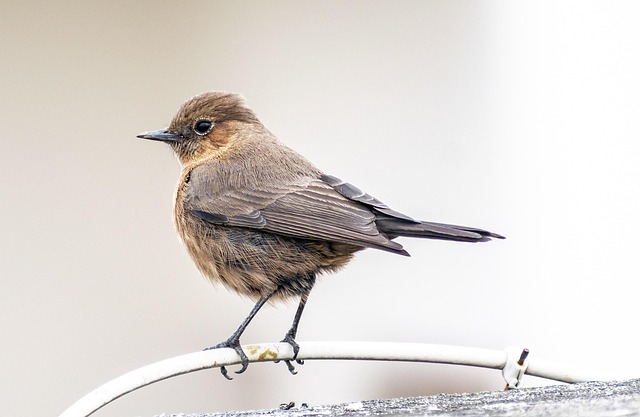
#> input picture sample/bird.jpg, 640 x 417 px
$ python main.py ../sample/bird.jpg
#> lines starting #> are read from the running program, lines starting #| are printed output that depends on the picture; after the words box and inside, x2 and y2 are one past the last pixel; in counts of white or black regions, pixels touching at a corner belong together
### P05_mini_photoshop/image_tools.py
import cv2
import numpy as np


def adjust_brightness_contrast(img, brightness, contrast):
    if brightness == 100 and contrast == 100:
        return img
    alpha = contrast / 100.0
    beta = brightness - 100
    return cv2.convertScaleAbs(img, alpha=alpha, beta=beta)

def adjust_saturation_hue(img, saturation, hue):
    if saturation == 100 and hue == 0:
        return img
    hsv = cv2.cvtColor(img, cv2.COLOR_BGR2HSV).astype(np.float32)
    if saturation != 100:
        hsv[:, :, 1] = np.clip(hsv[:, :, 1] * (saturation / 100.0), 0, 255)
    if hue != 0:
        hsv[:, :, 0] = (hsv[:, :, 0] + hue) % 180
    return cv2.cvtColor(hsv.astype(np.uint8), cv2.COLOR_HSV2BGR)


def adjust_temperature(img, val):
    if val == 100:
        return img
    b, g, r = cv2.split(img)
    shift = (val - 100) * 0.5
    r = np.clip(r.astype(np.float32) + shift, 0, 255).astype(np.uint8)
    b = np.clip(b.astype(np.float32) - shift, 0, 255).astype(np.uint8)
    return cv2.merge([b, g, r])


def apply_flip(img, val):
    if val == 0:
        return img
    if val == 1:
        return cv2.flip(img, 1)
    if val == 2:
        return cv2.flip(img, 0)
    return cv2.flip(img, -1)


def apply_rotation(img, val):
    if val == 0:
        return img
    h, w = img.shape[:2]
    center = (w / 2, h / 2)
    M = cv2.getRotationMatrix2D(center, -val, 1.0)
    return cv2.warpAffine(img, M, (w, h))


def apply_zoom(img, val):
    if val == 100:
        return img
    h, w = img.shape[:2]
    val = max(val, 10)
    if val > 100:
        crop_w = int(w * 100 / val)
        crop_h = int(h * 100 / val)
        x1 = (w - crop_w) // 2
        y1 = (h - crop_h) // 2
        cropped = img[y1:y1 + crop_h, x1:x1 + crop_w]
        return cv2.resize(cropped, (w, h))
    new_w = int(w * val / 100)
    new_h = int(h * val / 100)
    resized = cv2.resize(img, (new_w, new_h))
    canvas = np.zeros((h, w, 3), dtype=np.uint8)
    x1 = (w - new_w) // 2
    y1 = (h - new_h) // 2
    canvas[y1:y1 + new_h, x1:x1 + new_w] = resized
    return canvas


def apply_blur(img, val):
    if val == 0:
        return img
    k = val * 2 + 1
    return cv2.GaussianBlur(img, (k, k), 0)


def apply_sharpen(img, val):
    if val == 0:
        return img
    blurred = cv2.GaussianBlur(img, (5, 5), 0)
    strength = 1.0 + val / 5.0
    return cv2.addWeighted(img, strength, blurred, -(strength - 1.0), 0)


def process_image(img, params):
    result = adjust_brightness_contrast(img, params['brightness'], params['contrast'])
    result = adjust_saturation_hue(result, params['saturation'], params['hue'])
    result = adjust_temperature(result, params['temperature'])
    result = apply_flip(result, params['flip'])
    result = apply_rotation(result, params['rotation'])
    result = apply_zoom(result, params['zoom'])
    result = apply_blur(result, params['blur'])
    result = apply_sharpen(result, params['sharpen'])
    return result

### P05_mini_photoshop/main.py
import cv2
import numpy as np
import sys
import platform
from tkinter import Tk, filedialog
from image_tools import process_image

if platform.system() == 'Windows':
    import ctypes
    try:
        ctypes.windll.shcore.SetProcessDpiAwareness(2)
    except Exception:
        pass

CANVAS = "Mini Photoshop"
CONTROLS = "Controls"

DRAW_COLORS = [
    (0, 0, 255), (0, 255, 0), (255, 0, 0),
    (0, 255, 255), (255, 255, 0), (255, 255, 255),
]
COLOR_NAMES = ['Red', 'Green', 'Blue', 'Yellow', 'Cyan', 'White']

TRACKBAR_SPECS = [
    ("Brighten", 100, 200),
    ("Contrast", 100, 200),
    ("Saturate", 100, 200),
    ("Hue", 0, 180),
    ("Temp", 100, 200),
    ("Rotate", 0, 360),
    ("Zoom", 100, 200),
    ("Flip", 0, 3),
    ("Blur", 0, 10),
    ("Sharpen", 0, 10),
    ("Pen Width", 2, 10),
    ("Pen Color", 0, 5),
]

state = {
    'draw_mode': False,
    'draw_tool': 'rect',
    'drawing': False,
    'start_pt': None,
    'current_pt': None,
    'annotations': [],
}


def get_screen_size():
    root = Tk()
    root.withdraw()
    w = root.winfo_screenwidth()
    h = root.winfo_screenheight()
    root.destroy()
    return w, h


def open_file_dialog():
    root = Tk()
    root.withdraw()
    path = filedialog.askopenfilename(
        title="Open Image",
        filetypes=[("Images", "*.jpg *.jpeg *.png *.bmp *.tiff")]
    )
    root.destroy()
    return path if path else None


def load_image(path):
    img = cv2.imread(path)
    if img is None:
        return None
    h, w = img.shape[:2]
    max_dim = 1024
    if max(h, w) > max_dim:
        scale = max_dim / max(h, w)
        img = cv2.resize(img, (int(w * scale), int(h * scale)))
    return img


def create_windows(img_w, img_h):
    screen_w, screen_h = get_screen_size()

    cv2.namedWindow(CANVAS, cv2.WINDOW_NORMAL)
    cv2.namedWindow(CONTROLS, cv2.WINDOW_NORMAL)

    canvas_h = img_h + 60
    canvas_w = img_w
    panel_w = 500
    panel_x = canvas_w + 60

    if panel_x + panel_w > screen_w - 30:
        panel_x = screen_w - panel_w - 30
        canvas_w = max(panel_x - 60, 300)

    cv2.moveWindow(CANVAS, 20, 40)
    cv2.resizeWindow(CANVAS, canvas_w, canvas_h)

    cv2.moveWindow(CONTROLS, panel_x, 40)


def create_trackbars():
    for name, default, max_val in TRACKBAR_SPECS:
        cv2.createTrackbar(name, CONTROLS, default, max_val, lambda x: None)


def reset_trackbars():
    for name, default, _ in TRACKBAR_SPECS:
        cv2.setTrackbarPos(name, CONTROLS, default)


def get_params():
    return {
        'brightness': cv2.getTrackbarPos("Brighten", CONTROLS),
        'contrast': cv2.getTrackbarPos("Contrast", CONTROLS),
        'saturation': cv2.getTrackbarPos("Saturate", CONTROLS),
        'hue': cv2.getTrackbarPos("Hue", CONTROLS),
        'temperature': cv2.getTrackbarPos("Temp", CONTROLS),
        'rotation': cv2.getTrackbarPos("Rotate", CONTROLS),
        'zoom': cv2.getTrackbarPos("Zoom", CONTROLS),
        'flip': cv2.getTrackbarPos("Flip", CONTROLS),
        'blur': cv2.getTrackbarPos("Blur", CONTROLS),
        'sharpen': cv2.getTrackbarPos("Sharpen", CONTROLS),
    }


def get_active_effects(params):
    active = []
    if params['brightness'] != 100:
        diff = params['brightness'] - 100
        active.append(f"Bright {'+' if diff > 0 else ''}{diff}")
    if params['contrast'] != 100:
        active.append(f"Contrast {params['contrast'] / 100:.1f}x")
    if params['saturation'] != 100:
        active.append(f"Sat {params['saturation'] / 100:.1f}x")
    if params['hue'] != 0:
        active.append(f"Hue +{params['hue']}")
    if params['temperature'] != 100:
        active.append("Temp Warm" if params['temperature'] > 100 else "Temp Cool")
    if params['rotation'] != 0:
        active.append(f"Rot {params['rotation']}")
    if params['zoom'] != 100:
        active.append(f"Zoom {params['zoom']}%")
    if params['flip'] != 0:
        names = {1: 'Flip H', 2: 'Flip V', 3: 'Flip HV'}
        active.append(names[params['flip']])
    if params['blur'] > 0:
        k = params['blur'] * 2 + 1
        active.append(f"Blur {k}x{k}")
    if params['sharpen'] > 0:
        active.append(f"Sharp {params['sharpen']}")
    return active


def create_status_bar(img_w, params):
    bar_h = 60
    bar = np.zeros((bar_h, img_w, 3), dtype=np.uint8)
    font = cv2.FONT_HERSHEY_SIMPLEX
    white = (255, 255, 255)
    cyan = (255, 255, 0)
    gray = (128, 128, 128)

    if state['draw_mode']:
        tool_name = "Rect" if state['draw_tool'] == 'rect' else "Line"
        color_idx = cv2.getTrackbarPos("Pen Color", CONTROLS)
        width = max(cv2.getTrackbarPos("Pen Width", CONTROLS), 1)
        cv2.putText(bar, f"DRAW: {tool_name} | {COLOR_NAMES[color_idx]} W:{width}",
                    (10, 20), font, 0.5, cyan, 1)
        cv2.putText(bar, "1=Rect 2=Line  d=Exit  c=Clear  s=Save  q=Quit",
                    (10, 45), font, 0.45, white, 1)
    else:
        active = get_active_effects(params)
        if active:
            line = " | ".join(active)
            cv2.putText(bar, line, (10, 20), font, 0.45, cyan, 1)
        else:
            cv2.putText(bar, "(Original)", (10, 20), font, 0.5, gray, 1)
        cv2.putText(bar, "o=Open  d=Draw  r=Reset  s=Save  q=Quit",
                    (10, 45), font, 0.45, white, 1)

    return bar


def draw_annotations(img, annotations):
    for ann in annotations:
        if ann['type'] == 'rect':
            cv2.rectangle(img, ann['pt1'], ann['pt2'], ann['color'], ann['thickness'])
        else:
            cv2.line(img, ann['pt1'], ann['pt2'], ann['color'], ann['thickness'])


def mouse_handler(event, x, y, flags, param):
    if not state['draw_mode']:
        return
    img_h = state.get('img_h', 99999)
    if y >= img_h:
        return

    if event == cv2.EVENT_LBUTTONDOWN:
        state['drawing'] = True
        state['start_pt'] = (x, y)
        state['current_pt'] = (x, y)
    elif event == cv2.EVENT_MOUSEMOVE:
        state['current_pt'] = (x, y)
    elif event == cv2.EVENT_LBUTTONUP:
        if state['drawing'] and state['start_pt']:
            color = DRAW_COLORS[cv2.getTrackbarPos("Pen Color", CONTROLS)]
            thickness = max(cv2.getTrackbarPos("Pen Width", CONTROLS), 1)
            state['annotations'].append({
                'type': state['draw_tool'],
                'pt1': state['start_pt'],
                'pt2': (x, y),
                'color': color,
                'thickness': thickness,
            })
        state['drawing'] = False
        state['start_pt'] = None


def run_editor(img):
    h, w = img.shape[:2]
    create_windows(w, h)
    create_trackbars()
    cv2.setMouseCallback(CANVAS, mouse_handler)

    while True:
        params = get_params()
        result = process_image(img, params)
        display = result.copy()
        state['img_h'] = display.shape[0]

        draw_annotations(display, state['annotations'])

        if state['draw_mode']:
            tool_name = "Rect" if state['draw_tool'] == 'rect' else "Line"
            cv2.putText(display, f"[DRAW: {tool_name}]", (10, 30),
                        cv2.FONT_HERSHEY_SIMPLEX, 0.7, (0, 255, 255), 2)
            if state['drawing'] and state['start_pt'] and state['current_pt']:
                color = DRAW_COLORS[cv2.getTrackbarPos("Pen Color", CONTROLS)]
                thickness = max(cv2.getTrackbarPos("Pen Width", CONTROLS), 1)
                if state['draw_tool'] == 'rect':
                    cv2.rectangle(display, state['start_pt'], state['current_pt'],
                                  color, thickness)
                else:
                    cv2.line(display, state['start_pt'], state['current_pt'],
                             color, thickness)

        status_bar = create_status_bar(display.shape[1], params)
        canvas_img = np.vstack([display, status_bar])
        cv2.imshow(CANVAS, canvas_img)

        key = cv2.waitKey(30) & 0xFF

        if key == ord('q'):
            break
        elif key == ord('s'):
            save_img = result.copy()
            draw_annotations(save_img, state['annotations'])
            cv2.imwrite("result.jpg", save_img)
            print("Saved: result.jpg")
        elif key == ord('r'):
            reset_trackbars()
        elif key == ord('o'):
            path = open_file_dialog()
            if path:
                new_img = load_image(path)
                if new_img is not None:
                    img = new_img
                    state['annotations'].clear()
                    reset_trackbars()
        elif key == ord('d'):
            state['draw_mode'] = not state['draw_mode']
            state['drawing'] = False
            state['start_pt'] = None
        elif key == ord('1') and state['draw_mode']:
            state['draw_tool'] = 'rect'
        elif key == ord('2') and state['draw_mode']:
            state['draw_tool'] = 'line'
        elif key == ord('c'):
            state['annotations'].clear()

    cv2.destroyAllWindows()


def main():
    if len(sys.argv) > 1:
        path = sys.argv[1]
    else:
        path = open_file_dialog()
        if not path:
            print("No image selected.")
            return

    img = load_image(path)
#> in load_image, img is the input picture: shape (417, 640, 3); mean B, G, R 212.6, 216.6, 221.8
    if img is None:
        print(f"Cannot read: {path}")
        return

    h, w = img.shape[:2]
#> h = 417; w = 640
    print(f"=== Mini Photoshop === ({w}x{h})")
#| === Mini Photoshop === (640x417)
    run_editor(img)
#> in create_status_bar, `font = cv2.FONT_HERSHEY_SIMPLEX`: font = 0
#> in create_status_bar, `cv2.putText(bar, "(Original)", (10, 20), font, 0.5, gray, 1)`:
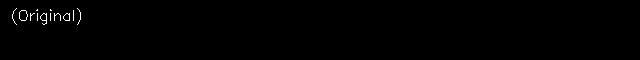
#> bar: shape (60, 640, 3); values 0 (black) and 128 (white), 0.46% white in thin lines or dots, all inside (x1, y1, x2, y2) = (12, 8, 81, 25)
#> in create_status_bar, `cv2.putText(bar, "o=Open  d=Draw  r=Reset  s=Save  q=Quit", (10, 45), ..`:
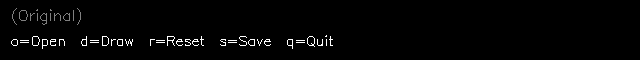
#> bar: shape (60, 640, 3); 1.58% of pixels changed, all inside (x1, y1, x2, y2) = (11, 35, 333, 49)
#> in run_editor, `canvas_img = np.vstack([display, status_bar])`:
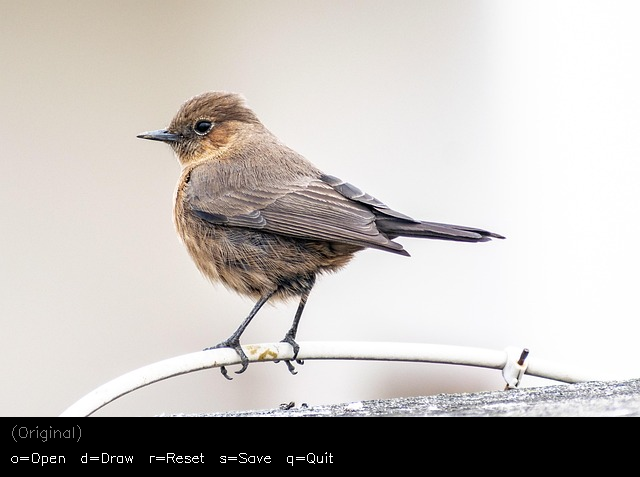
#> canvas_img: shape (477, 640, 3); mean B, G, R 186.4, 189.9, 194.5
#> (key q is pressed here)


if __name__ == "__main__":
    main()
